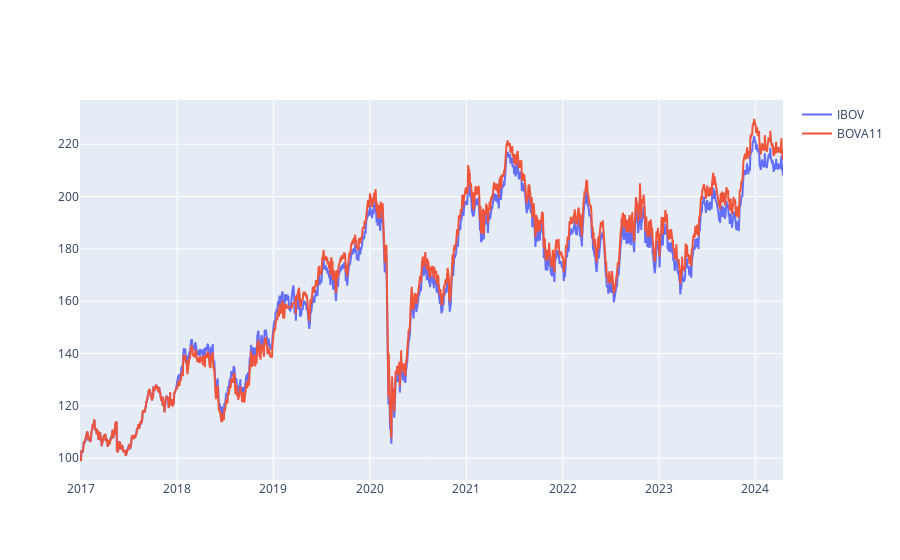

Here is the notebook cell this chart was saved with:
### Code cell
# Criação do Gráfico

fig = go.Figure()

for i in returns.columns:
    fig.add_trace(go.Scatter(x=returns.index,y=returns[i],name=i))
fig.show()

### Figure 1 — Plotly figure (JSON) as saved in the notebook; plotly's stock layout.template omitted (floating-point values rounded to 4 significant figures; data arrays with more than 128 entries replaced by an {"elided": "..."} marker saying what was removed)
{"data": [{"name": "IBOV", "type": "scatter", "x": {"elided": "1806 str values"}, "y": {"elided": "1806 float values"}}, {"name": "BOVA11", "type": "scatter", "x": {"elided": "1806 str values"}, "y": {"elided": "1806 float values"}}], "layout": {}}
